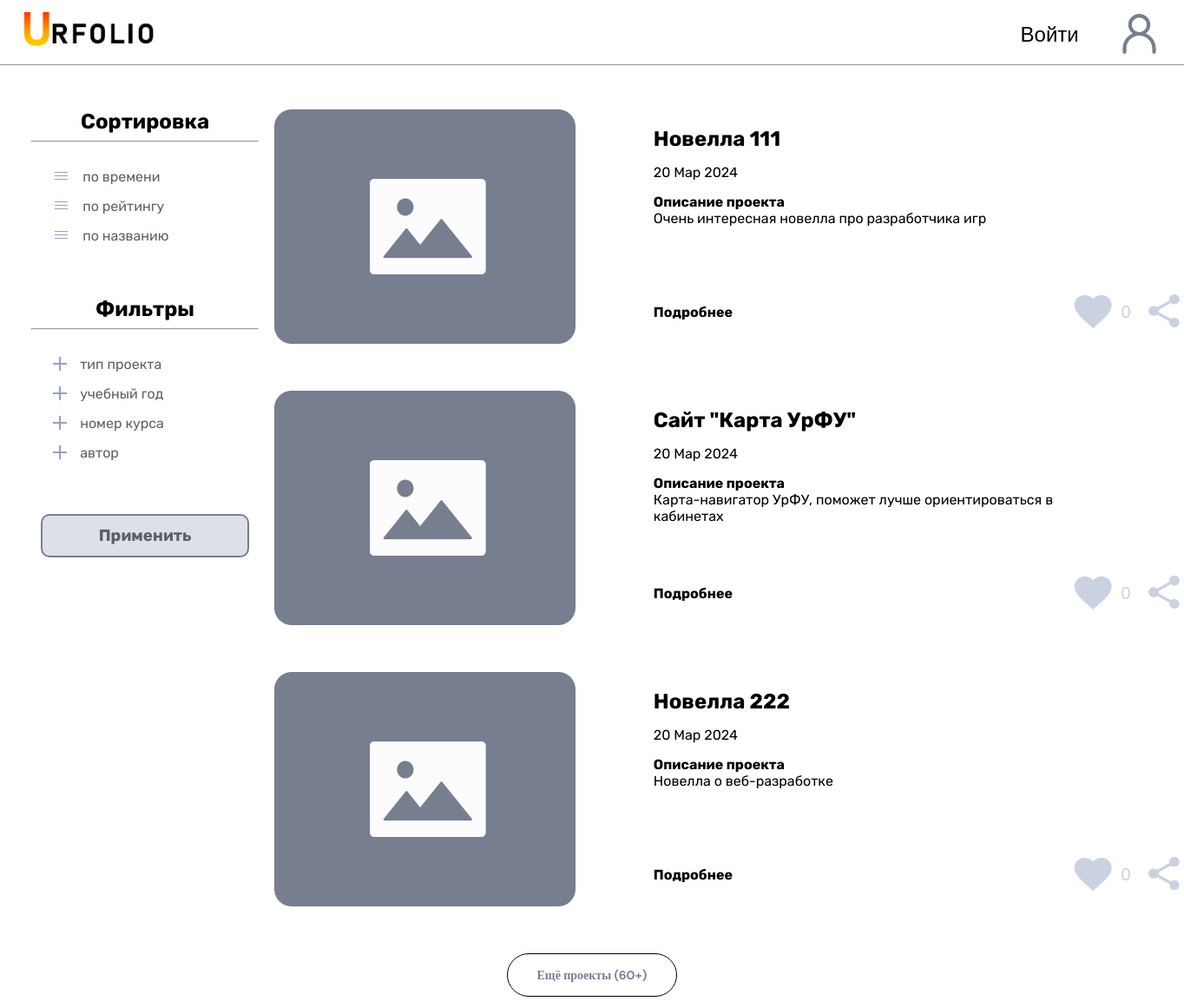
Before: / with the older database file.
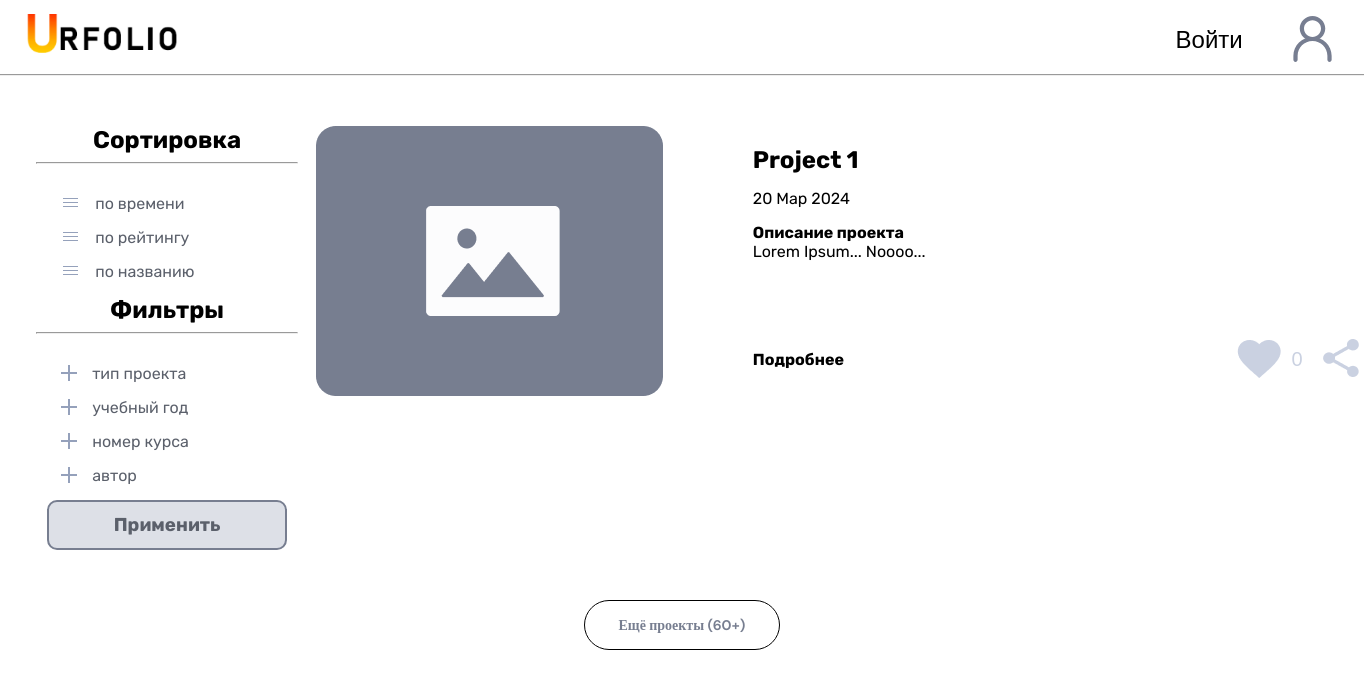
After: the same page with the newer database file.
### main/models.py (models this page shows, shortened)
class Project(models.Model):
    image = models.ImageField(upload_to='projects_images', null=True, blank=True)
    name = models.CharField(max_length=128, unique=True)
    description = models.TextField(null=True, blank=True)
    date_publication = models.DateField(default= datetime.date.today)
    author = models.ForeignKey(User, on_delete=models.CASCADE)
    category = models.ForeignKey(to=ProjectCategory, on_delete=models.CASCADE)
    year = models.ForeignKey(to=ProjectYear, on_delete=models.CASCADE)
    course_number = models.ForeignKey(to=ProjectCourseNumber, on_delete=models.CASCADE)

### main/views.py (the view)
# urls.py: path('', ProjectListView.as_view(), name='index'),
class ProjectListView(ListView):
    model = Project
    template_name = 'main/main.html' #<app>/<model>_<viewtype>.html
    context_object_name = 'projects'

### main/templates/main/main.html (shortened to what this page needs)
{% load static %}
<!DOCTYPE html>
<html lang="en">
<head>
    <link rel="stylesheet" href="{% static 'vendor/style/main.css' %}">
    <link rel="stylesheet" href="{% static 'vendor/style/standart.css' %}">
</head>
<body>
    <header>
        <nav>
            <a href="/"><img src="{% static 'vendor/assets/img/logo.png' %}" class="logo" alt="Логотип"></a>
            <div class="user-profile user__text_DM-sans">
                {% if user.is_authenticated %}
                    <a href="{% url 'projects:project_create' %}">Добавить</a>
                    <form action="{% url 'logout' %}" method="post">
                        {% csrf_token %}
                        <button class="nick-name" type="submit">Выйти</button>
                    </form>
                {% else %}
                    <form action="{% url 'login' %}" method="get">
                        <button class="nick-name" type="submit">Войти</button>
                    </form>
                {% endif %}
                <a href="" id="profile-link" class="user-profile__link user__text_DM-sans">
                    <div class="user-avatar"></div>
                </a>
            </div>
        </nav>
    </header>
    <hr>
    <main>
        <div class="main__wrapper">
            <div class="feed-setting">
                <div class="feed-setting__sorting">
                    <h2>Сортировка</h2>
                    <hr>
                    <ul>
                        <li class="setting__item">
                            <button type="button" class="button_style-none" id="sorting-type">
                                <svg id="sort-type_time" width="19" height="12" viewBox="0 0 19 12" fill="none" xmlns="http://www.w3.org/2000/svg">
                                    <line x1="17" y1="1.5" x2="2" y2="1.5" stroke="#95A1BB"/>
                                    <line x1="17" y1="5.5" x2="2" y2="5.5" stroke="#95A1BB"/>
                                    <line x1="17" y1="9.5" x2="2" y2="9.5" stroke="#95A1BB"/>
                                </svg>
                                <span class="standart-text_grey">по времени</span>
                            </button>
                        </li>
                        <li class="setting__item">
                            <button type="button" id="sorting-type">
                                <svg id="sort-type_rating" width="19" height="12" viewBox="0 0 19 12" fill="none" xmlns="http://www.w3.org/2000/svg">
                                    <line x1="17" y1="1.5" x2="2" y2="1.5" stroke="#95A1BB"/>
                                    <line x1="17" y1="5.5" x2="2" y2="5.5" stroke="#95A1BB"/>
                                    <line x1="17" y1="9.5" x2="2" y2="9.5" stroke="#95A1BB"/>
                                </svg>
                                <span class="standart-text_grey">по рейтингу</span>
                            </button>
                        </li>
                        <li class="setting__item">
                            <button type="button" class="button_style-none" id="sorting-type">
                                <svg id="sort-type_title" width="19" height="12" viewBox="0 0 19 12" fill="none" xmlns="http://www.w3.org/2000/svg">
                                    <line x1="17" y1="1.5" x2="2" y2="1.5" stroke="#95A1BB"/>
                                    <line x1="17" y1="5.5" x2="2" y2="5.5" stroke="#95A1BB"/>
                                    <line x1="17" y1="9.5" x2="2" y2="9.5" stroke="#95A1BB"/>
                                </svg>
                                <span class="standart-text_grey">по названию</span>
                            </button>
                        </li>
                    </ul>
                </div>
                <div class="feed-setting__filter">
                    <h2>Фильтры</h2>
                    <hr>
                    <ul>
                        <li class="setting__item">
                            <button type="button" class="button_style-none" id="filter-type">
                                <svg class="close-filter__type" id="svg_project" width="16" height="16" viewBox="0 0 16 16" fill="none" xmlns="http://www.w3.org/2000/svg">
                                    <line x1="8" x2="8" y2="16" stroke="#95A1BB" stroke-width="2"/>
                                    <line y1="8" x2="16" y2="8" stroke="#95A1BB" stroke-width="2"/>
                                </svg>
                                <span class="standart-text_grey">тип проекта</span>
                            </button>
                        </li>
                        <li class="setting__item">
                            <button type="button" class="button_style-none" id="filter-type">
                                <svg class="close-filter__year" id="svg_year" width="16" height="16" viewBox="0 0 16 16" fill="none" xmlns="http://www.w3.org/2000/svg">
                                    <line x1="8" x2="8" y2="16" stroke="#95A1BB" stroke-width="2"/>
                                    <line y1="8" x2="16" y2="8" stroke="#95A1BB" stroke-width="2"/>
                                </svg>
                                <span class="standart-text_grey">учебный год</span>
                            </button>
                        </li>
                        <li class="setting__item">
                            <button type="button" class="button_style-none" id="filter-type">
                                <svg class="close-filter__course" id="svg_course" width="16" height="16" viewBox="0 0 16 16" fill="none" xmlns="http://www.w3.org/2000/svg">
                                    <line x1="8" x2="8" y2="16" stroke="#95A1BB" stroke-width="2"/>
                                    <line y1="8" x2="16" y2="8" stroke="#95A1BB" stroke-width="2"/>
                                </svg>
                                <span class="standart-text_grey">номер курса</span>
                            </button>
                        </li>
                        <li class="setting__item">
                            <button type="button" class="button_style-none" id="filter-type">
                                <svg class="close-filter__author" id="svg_author" width="16" height="16" viewBox="0 0 16 16" fill="none" xmlns="http://www.w3.org/2000/svg">
                                    <line x1="8" x2="8" y2="16" stroke="#95A1BB" stroke-width="2"/>
                                    <line y1="8" x2="16" y2="8" stroke="#95A1BB" stroke-width="2"/>
                                </svg>
                                <span class="standart-text_grey">автор</span>
                            </button>
                        </li>
                    </ul>
                </div>
                <button type="button" id="sendFilter" class="send-filter standart-text_grey"><h3>Применить</h3></button>
            </div>
            <div class="project__feed">
                {% for project in projects %}
                <div class="feed__item">
                        <a href="#" id="user-project__link"><img src="{% static 'vendor/assets/img/project-photo.png' %}" alt="Привью проекта" id="project-photo"></a>
                    <div class="project__card">
                        <div class="project__title">
                            <a href="#" id="user-project__link">
                                <h2 id="name-progect">{{ project.name }}</h2>
                            </a>
                            <span id="project-date">20 Map 2024</span>
                            <p class="progect__description"><b>Описание проекта</b><br> <span id="progect__description">{{ project.description }}</span></p>
                        </div>
                        <div class="project__information">
                            <a href="{{ project.id }}">Подробнее</a>
                            <div class="project__rating">
                                <div class="like__wrapper">
                                    <button type="button" class="info__rating-project" id="like-button"><img src="{% static 'vendor/assets/img/Likes.png' %}" id="like-icon" alt="Иконка лайка"><span class="activities-number" id="like-number">0</span></button>
                                </div>
                                <div class="info__rating-project">
                                    <button type="button" id="share"><img src="{% static 'vendor/assets/img/Share.png' %}" alt="Иконка поделиться"></button>
                                </div>
                            </div>
                        </div>
                    </div>
                </div>
                {% endfor %}
            </div>
        </div>
    </main>
    <footer>
        <button class="footer__button user__text_DM-sans" type="button">Ещё проекты <span id="still-projects">(60+)</span></button>
    </footer>
</body>
</html>

Changed rows visible on the page:
removed Project: name "Новелла 111", description "Очень интересная новелла про разработчика игр"
removed Project: name "Сайт \"Карта УрФУ\"", description "Карта-навигатор УрФУ, поможет лучше ориентироваться в кабинетах"
removed Project: name "Новелла 222", description "Новелла о веб-разработке"
added Project: name "Project 1", description "Lorem Ipsum... Noooo..."
